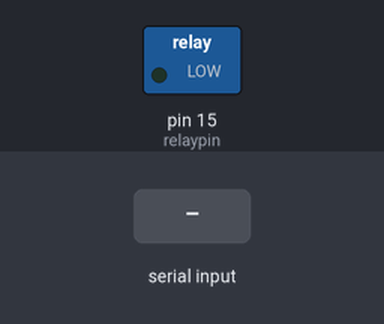
A sketch run on a simulated Arduino Uno, built with avr-gcc and run on an emulated ATmega328P. Shown: switched loads named in the sketch (green lamp = pin HIGH). The inputs (shaded band) are chosen by the test bench.

Above: at 1.2 s.
1.3 s: "1" received over the second serial link
At 1.7 s:
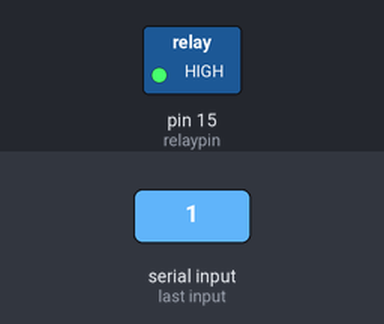
2.8 s: "2" received over the second serial link
At 4.0 s:
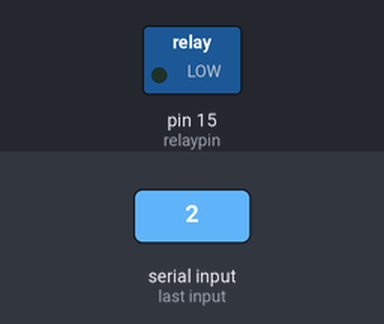
Timing chart, 0 to 5.8 s (numbered marks = the images above; inputs shaded):
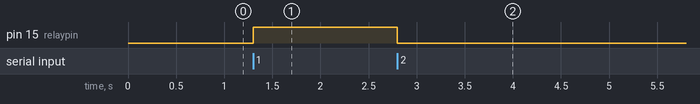

The sketch:

homework1.ino
```cpp
#include <SoftwareSerial.h>

const int relaypin = 15;

SoftwareSerial swSer(13, 12);

void setup() {
  // put your setup code here, to run once:
  swSer.begin(9600);
  pinMode(relaypin, OUTPUT);
}

void loop() {
  // put your main code here, to run repeatedly:
  char transmitdata;
  while(swSer.available()){
    transmitdata = swSer.read();
    if(transmitdata== '1'){
      digitalWrite(relaypin, HIGH);
    }
    else if(transmitdata == '2'){
      digitalWrite(relaypin, LOW);
    }
  }
}
```

Measured:
- after the input at 1.3 s, pin 15 (relaypin): LOW → HIGH at once
- after the input at 2.8 s, pin 15 (relaypin): HIGH → LOW at once
